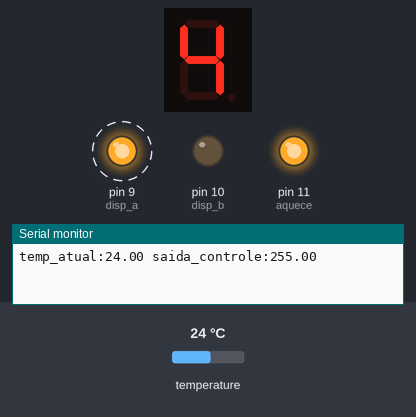
The sketch below on a simulated Arduino Uno, built with avr-gcc and run on an emulated ATmega328P. On the bench: 1-digit seven-segment display, output pins drawn as LEDs (lit = HIGH), the last lines printed to the serial monitor. Wiring (inferred from the names in the program): 1-digit 7-segment display, segments lit when HIGH: segments pin 2, pin 3, pin 4, pin 5, pin 6, pin 7, pin 8. Dashed ring = blinking. The inputs (shaded band) are chosen by the test bench; at power-on: temperature 24 °C. The segment pins are drawn as the display they are named for; pins used as bus, display or sensor lines are not drawn.

Above: at 0.8 s.
2.4 s: temperature set to 29.6 °C
At 4.4 s:
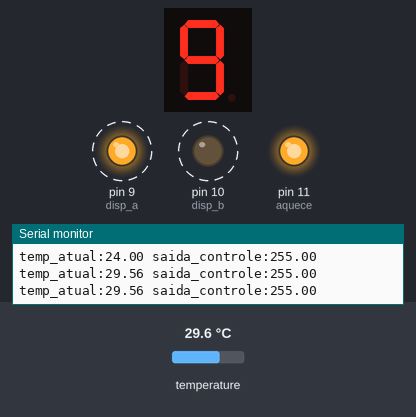
6.0 s: temperature set to 31 °C
At 6.7 s:
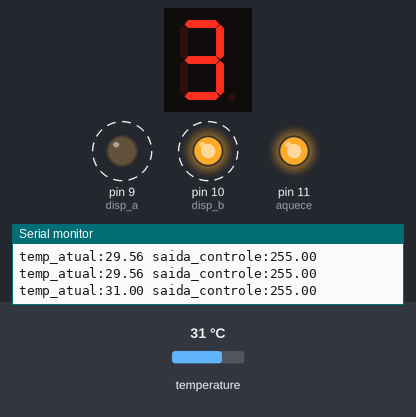
9.6 s: temperature set to 33 °C
At 11.0 s:
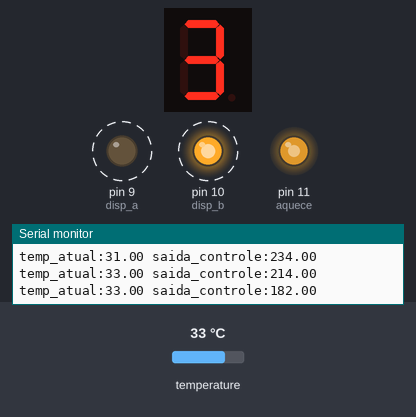
13.2 s: temperature set to 41 °C
At 14.4 s:
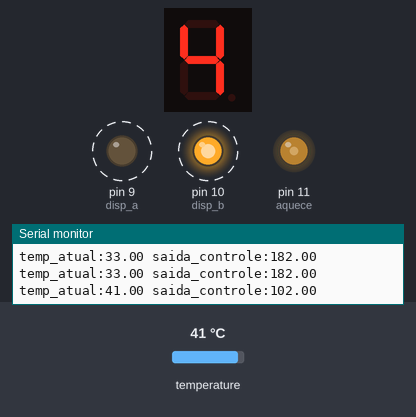
Timing chart, 0 to 17.8 s (numbered marks = the images above; inputs shaded):
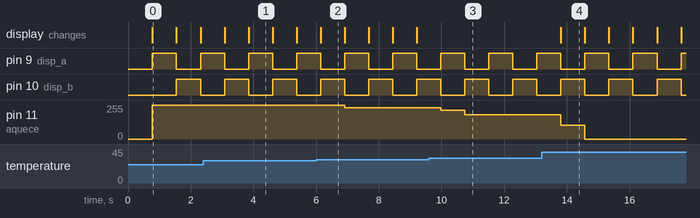

The sketch:

expoito.ino
```cpp
#include <OneWire.h>
#include <DallasTemperature.h>

#include <EEPROM.h>


#define seg_a 2
#define seg_b 3
#define seg_c 4
#define seg_d 5
#define seg_e 6
#define seg_f 7
#define seg_g 8
#define disp_a 9
#define disp_b 10
#define addr 0

//segmentos a b c d e f g
int displaysete[10][7] = {
  {1, 1, 1, 1, 1, 1, 0}, //0
  {0, 1, 1, 0, 0, 0, 0}, //1
  {1, 1, 0, 1, 1, 0, 1}, //2
  {1, 1, 1, 1, 0, 0, 1}, //3
  {0, 1, 1, 0, 0, 1, 1}, //4
  {1, 0, 1, 1, 0, 1, 1}, //5
  {1, 0, 1, 1, 1, 1, 1}, //6
  {1, 1, 1, 0, 0, 0, 0}, //7
  {1, 1, 1, 1, 1, 1, 1}, //8
  {1, 1, 1, 1, 0, 1, 1}  //9
};

int incomingByte = 0;
char ch;
void displaySet();
int unidade = 0;
int dezena = 0;
int estadoD = 1;

int count = 0;
unsigned long temp_at;
unsigned long temp_ante = 0;

//Exp6
#define dados 14 //porta onde dados serao lidos
#define led 7 //porta do led
#define alarme 30 //temperatura maxima que liga alarme
#define aquece 11


OneWire oneWire(dados);
DallasTemperature sensors(&oneWire);

void setup() {

  pinMode(led, OUTPUT);

  Serial.begin(9600);
//  Serial.println("Inicio leitura sensores");

  sensors.begin();
  pinMode(seg_a, OUTPUT);
  pinMode(seg_b, OUTPUT);
  pinMode(seg_c, OUTPUT);
  pinMode(seg_d, OUTPUT);
  pinMode(seg_e, OUTPUT);
  pinMode(seg_f, OUTPUT);
  pinMode(seg_g, OUTPUT);
  pinMode(disp_a, OUTPUT);
  pinMode(disp_b, OUTPUT);
  pinMode(aquece, OUTPUT);

  //cr = EEPROM.read(addr);
}
float temp_atual=0;
float temp_anterior=0;
float saida_controle, erro_atual, erro_anterior;
float kp = 6;
float kd = 0;
float ki = 10;

void loop() {

  sensors.requestTemperatures();
  temp_anterior = temp_atual;
  temp_atual = sensors.getTempCByIndex(0);
  if (temp_atual<0){
    temp_atual=temp_anterior;
  }

  dezena = (int)temp_atual/10;
  unidade = (int)temp_atual%10;

  erro_atual = 40-temp_atual;
  erro_anterior = 40-temp_anterior;

  saida_controle=kp*(erro_anterior )+kd*(erro_atual - erro_anterior)+ki*(erro_atual + erro_anterior);

  if (saida_controle > 255){
    saida_controle = 255;
  }else if(saida_controle < 0){
    saida_controle = 0;
  }
  analogWrite(aquece, saida_controle);
  Serial.print("temp_atual:");
  Serial.print(temp_atual);
  Serial.print(" saida_controle:");
  Serial.println(saida_controle);

  displaySet();
  delay(1);

}

//Alterna entre os dois contadores tão rapido que parecem ligados ao mesmo tempo
void displaySet() {
  switch (estadoD) {
    case 1:
      digitalWrite(disp_a, HIGH);
      digitalWrite(seg_a, displaysete[unidade][0]);
      digitalWrite(seg_b, displaysete[unidade][1]);
      digitalWrite(seg_c, displaysete[unidade][2]);
      digitalWrite(seg_d, displaysete[unidade][3]);
      digitalWrite(seg_e, displaysete[unidade][4]);
      digitalWrite(seg_f, displaysete[unidade][5]);
      digitalWrite(seg_g, displaysete[unidade][6]);
      digitalWrite(disp_b, LOW);
      estadoD = 2;
      break;

    case 2:
      digitalWrite(disp_b, HIGH);
      digitalWrite(seg_a, displaysete[dezena][0]);
      digitalWrite(seg_b, displaysete[dezena][1]);
      digitalWrite(seg_c, displaysete[dezena][2]);
      digitalWrite(seg_d, displaysete[dezena][3]);
      digitalWrite(seg_e, displaysete[dezena][4]);
      digitalWrite(seg_f, displaysete[dezena][5]);
      digitalWrite(seg_g, displaysete[dezena][6]);
      digitalWrite(disp_a, LOW);
      estadoD = 1;
      break;
  }


}
```

Measured:
- after the input at 2.4 s, the display: first differs from a run without the input after 1.4 s (image 1)
- after the input at 6.0 s, pin 11 (aquece): 255/255 → 234/255 after 0.91 s; the display: changes after 0.15 s (image 2)
- after the input at 9.6 s, pin 11 (aquece): 234/255 → 214/255 after 0.38 s, → 182/255 0.77 s later
- after the input at 13.2 s, pin 11 (aquece): 182/255 → 102/255 after 0.61 s, → 0/255 0.77 s later; the display: changes after 0.61 s (image 4)
- by itself, pin 9 (disp_a), pin 10 (disp_b): alternates HIGH for 0.77 s and LOW for 0.77 s
- what the display in image 0 shows lasts 0.7 s, from 0.8 s to 1.5 s
